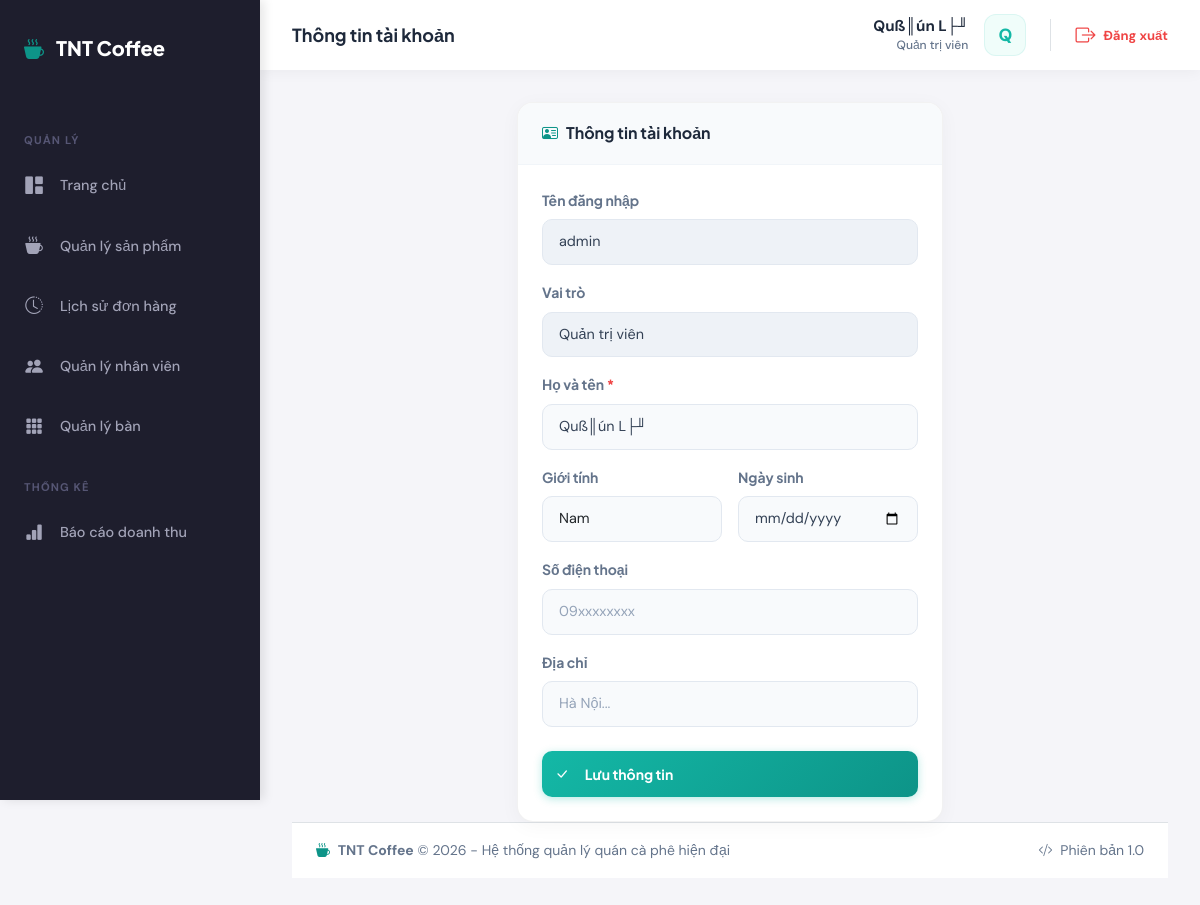
/employee/settings/profile.php (signed in), run on the app's committed database.
### tables this page shows
CREATE TABLE `users` (
  `id` int(11) NOT NULL AUTO_INCREMENT,
  `username` varchar(50) NOT NULL,
  `password` varchar(255) NOT NULL,
  `full_name` varchar(100) NOT NULL,
  `gender` enum('Nam','Nß╗»','Kh├íc') DEFAULT 'Nam',
  `birth_date` date DEFAULT NULL,
  `address` varchar(255) DEFAULT NULL,
  `email` varchar(100) DEFAULT NULL,
  `phone` varchar(20) DEFAULT NULL,
  `shift` varchar(50) DEFAULT 'Ca s├íng',
  `rating` decimal(2,1) DEFAULT 5.0,
  `avatar` varchar(255) DEFAULT NULL,
  `role` enum('admin','employee') NOT NULL DEFAULT 'employee',
  `is_active` tinyint(1) NOT NULL DEFAULT 1,
  `status` varchar(20) DEFAULT '─Éang l├ám viß╗çc',
  `last_login` timestamp NULL DEFAULT NULL,
  `created_at` timestamp NULL DEFAULT current_timestamp(),
  `updated_at` timestamp NULL DEFAULT current_timestamp() ON UPDATE current_timestamp(),
  PRIMARY KEY (`id`),
  UNIQUE KEY `username` (`username`)
);

### config/database.php (called while the page is built, shortened)
<?php
function executeQuery($pdo, $sql, $params = []) {
    try {
        $stmt = $pdo->prepare($sql);
        $stmt->execute($params);
        return $stmt;
    } catch (PDOException $e) {
        error_log("Query Error: " . $e->getMessage());
        throw $e;
    }
}
function fetchOne($pdo, $sql, $params = []) {
    $stmt = executeQuery($pdo, $sql, $params);
    return $stmt->fetch();
}

### employee/settings/profile.php (the view, shortened to what this page needs)
<?php
require_once dirname(dirname(__DIR__)) . '/config/database.php';
$user = fetchOne($pdo, "SELECT * FROM users WHERE id = ?", [$_SESSION['user_id']]);
require_once dirname(dirname(__DIR__)) . '/includes/header.php';
?>
<div class="row justify-content-center">
    <div class="col-lg-6 col-md-8">
        <div style="background:white;border-radius:16px;border:1px solid rgba(0,0,0,0.05);box-shadow:0 4px 20px rgba(0,0,0,0.04);overflow:hidden;">
            <div style="background:#f8fafc;border-bottom:1px solid #f1f5f9;padding:1.25rem 1.5rem;">
                <h6 class="fw-bold mb-0"><i class="bi bi-person-vcard text-primary me-2"></i>Thông tin tài khoản</h6>
            </div>
            <div style="padding:1.5rem;">
                <form method="POST" action="">
                    <div class="mb-3">
                        <label class="form-label small fw-bold text-muted">Tên đăng nhập</label>
                        <input type="text" class="form-control" value="<?= htmlspecialchars($user['username']) ?>" disabled
                               style="border-radius:10px;border:1px solid #e2e8f0;padding:0.7rem 1rem;background:#eef2f7;">
                    </div>
                    <div class="mb-3">
                        <label class="form-label small fw-bold text-muted">Vai trò</label>
                        <input type="text" class="form-control" value="<?= $user['role'] === 'admin' ? 'Quản trị viên' : 'Nhân viên' ?>" disabled
                               style="border-radius:10px;border:1px solid #e2e8f0;padding:0.7rem 1rem;background:#eef2f7;">
                    </div>
                    <div class="mb-3">
                        <label class="form-label small fw-bold text-muted">Họ và tên <span class="text-danger">*</span></label>
                        <input type="text" name="full_name" class="form-control" value="<?= htmlspecialchars($user['full_name']) ?>" required
                               style="border-radius:10px;border:1px solid #e2e8f0;padding:0.7rem 1rem;background:#f8fafc;">
                    </div>
                    <div class="row g-3 mb-3">
                        <div class="col-6">
                            <label class="form-label small fw-bold text-muted">Giới tính</label>
                            <select name="gender" class="form-select" style="border-radius:10px;border:1px solid #e2e8f0;padding:0.7rem 1rem;background:#f8fafc;">
                                <option value="Nam" <?= ($user['gender'] ?? '') === 'Nam' ? 'selected' : '' ?>>Nam</option>
                            </select>
                        </div>
                        <div class="col-6">
                            <label class="form-label small fw-bold text-muted">Ngày sinh</label>
                            <input type="date" name="birth_date" class="form-control" value="<?= $user['birth_date'] ?? '' ?>"
                                   style="border-radius:10px;border:1px solid #e2e8f0;padding:0.7rem 1rem;background:#f8fafc;">
                        </div>
                    </div>
                    <div class="mb-3">
                        <label class="form-label small fw-bold text-muted">Số điện thoại</label>
                        <input type="text" name="phone" class="form-control" value="<?= htmlspecialchars($user['phone'] ?? '') ?>" placeholder="09xxxxxxxx"
                               style="border-radius:10px;border:1px solid #e2e8f0;padding:0.7rem 1rem;background:#f8fafc;">
                    </div>
                    <div class="mb-4">
                        <label class="form-label small fw-bold text-muted">Địa chỉ</label>
                        <input type="text" name="address" class="form-control" value="<?= htmlspecialchars($user['address'] ?? '') ?>" placeholder="Hà Nội..."
                               style="border-radius:10px;border:1px solid #e2e8f0;padding:0.7rem 1rem;background:#f8fafc;">
                    </div>
                    <button type="submit" class="btn btn-primary w-100 fw-bold" style="border-radius:10px;padding:0.8rem;">
                        <i class="bi bi-check-lg me-2"></i>Lưu thông tin
                    </button>
                </form>
            </div>
        </div>
    </div>
</div>
<?php require_once dirname(dirname(__DIR__)) . '/includes/footer.php'; ?>

### assets/css/style.css (style rules this page uses)
:root { --primary-50: #f0fdfa; --primary-100: #ccfbf1; --primary-200: #99f6e4; --primary-300: #5eead4; --primary-400: #2dd4bf; --primary-500: #14b8a6; --primary-600: #0d9488; --primary-700: #0f766e; --primary-800: #115e59; --primary-900: #134e4a; --accent-400: #fb923c; --accent-500: #f97316; --accent-600: #ea580c; --gray-50: #f8fafc; --gray-100: #f1f5f9; --gray-200: #e2e8f0; --gray-300: #cbd5e1; --gray-400: #94a3b8; --gray-500: #64748b; --gray-600: #475569; --gray-700: #334155; --gray-800: #1e293b; --gray-900: #0f172a; --success: #22c55e; --warning: #eab308; --danger: #ef4444; --info: #3b82f6; --font-display: 'Plus Jakarta Sans', sans-serif; --font-body: 'DM Sans', sans-serif; --shadow-sm: 0 1px 2px 0 rgb(0 0 0 / 0.05); --shadow: 0 1px 3px 0 rgb(0 0 0 / 0.1), 0 1px 2px -1px rgb(0 0 0 / 0.1); --shadow-md: 0 4px 6px -1px rgb(0 0 0 / 0.1), 0 2px 4px -2px rgb(0 0 0 / 0.1); --shadow-lg: 0 10px 15px -3px rgb(0 0 0 / 0.1), 0 4px 6px -4px rgb(0 0 0 / 0.1); --shadow-xl: 0 20px 25px -5px rgb(0 0 0 / 0.1), 0 8px 10px -6px rgb(0 0 0 / 0.1); --radius-sm: 0.375rem; --radius: 0.5rem; --radius-md: 0.75rem; --radius-lg: 1rem; --radius-xl: 1.5rem; --radius-full: 9999px; --transition-fast: 150ms cubic-bezier(0.4, 0, 0.2, 1); --transition: 200ms cubic-bezier(0.4, 0, 0.2, 1); --transition-slow: 300ms cubic-bezier(0.4, 0, 0.2, 1); }
*, *::before, *::after { box-sizing: border-box; margin: 0; padding: 0; }
html { scroll-behavior: smooth; }
body { font-family: var(--font-body); font-size: 15px; line-height: 1.6; color: var(--gray-700); background: linear-gradient(135deg, var(--gray-50) 0%, var(--primary-50) 100%); min-height: 100vh; -webkit-font-smoothing: antialiased; -moz-osx-font-smoothing: grayscale; }
h1, h2, h3, h4, h5, h6 { font-family: var(--font-display); font-weight: 700; color: var(--gray-800); line-height: 1.3; }
h6 { font-size: 1rem; }
:root { --sidebar-width: 260px; --sidebar-bg: #1e1e2d; --sidebar-color: #a2a3b7; --sidebar-active-bg: #1b1b28; --sidebar-active-color: #ffffff; --content-bg: #f5f5f9; --topbar-height: 70px; }
.btn { font-family: var(--font-display); font-weight: 600; font-size: 0.875rem; padding: 0.625rem 1.25rem; border-radius: var(--radius); transition: var(--transition); display: inline-flex; align-items: center; gap: 0.5rem; border: none; cursor: pointer; }
.btn-primary { background: linear-gradient(135deg, var(--primary-500), var(--primary-600)); color: white; box-shadow: 0 2px 8px rgba(20, 184, 166, 0.3); }
.form-label { font-family: var(--font-display); font-weight: 600; font-size: 0.875rem; color: var(--gray-700); margin-bottom: 0.5rem; }
.form-control { font-family: var(--font-body); font-size: 0.9rem; padding: 0.75rem 1rem; border: 1px solid var(--gray-300); border-radius: var(--radius); background: white; color: var(--gray-700); transition: var(--transition); }
.form-control::placeholder { color: var(--gray-400); }
.form-select { font-family: var(--font-body); font-size: 0.9rem; padding: 0.75rem 1rem; border: 1px solid var(--gray-300); border-radius: var(--radius); background: white; transition: var(--transition); }
.text-primary { color: var(--primary-600) !important; }
.text-danger { color: var(--danger) !important; }
.text-muted { color: var(--gray-500) !important; }
.fw-bold { font-weight: 700 !important; }

### data on the page
users: username "admin", role "Quản trị viên", full_name "Quß║ún L├╜", gender "Nam"

### other printed values
$pageTitle "Thông tin tài khoản"
$userName "Quß║ún L├╜"
$userInitial "Q"
